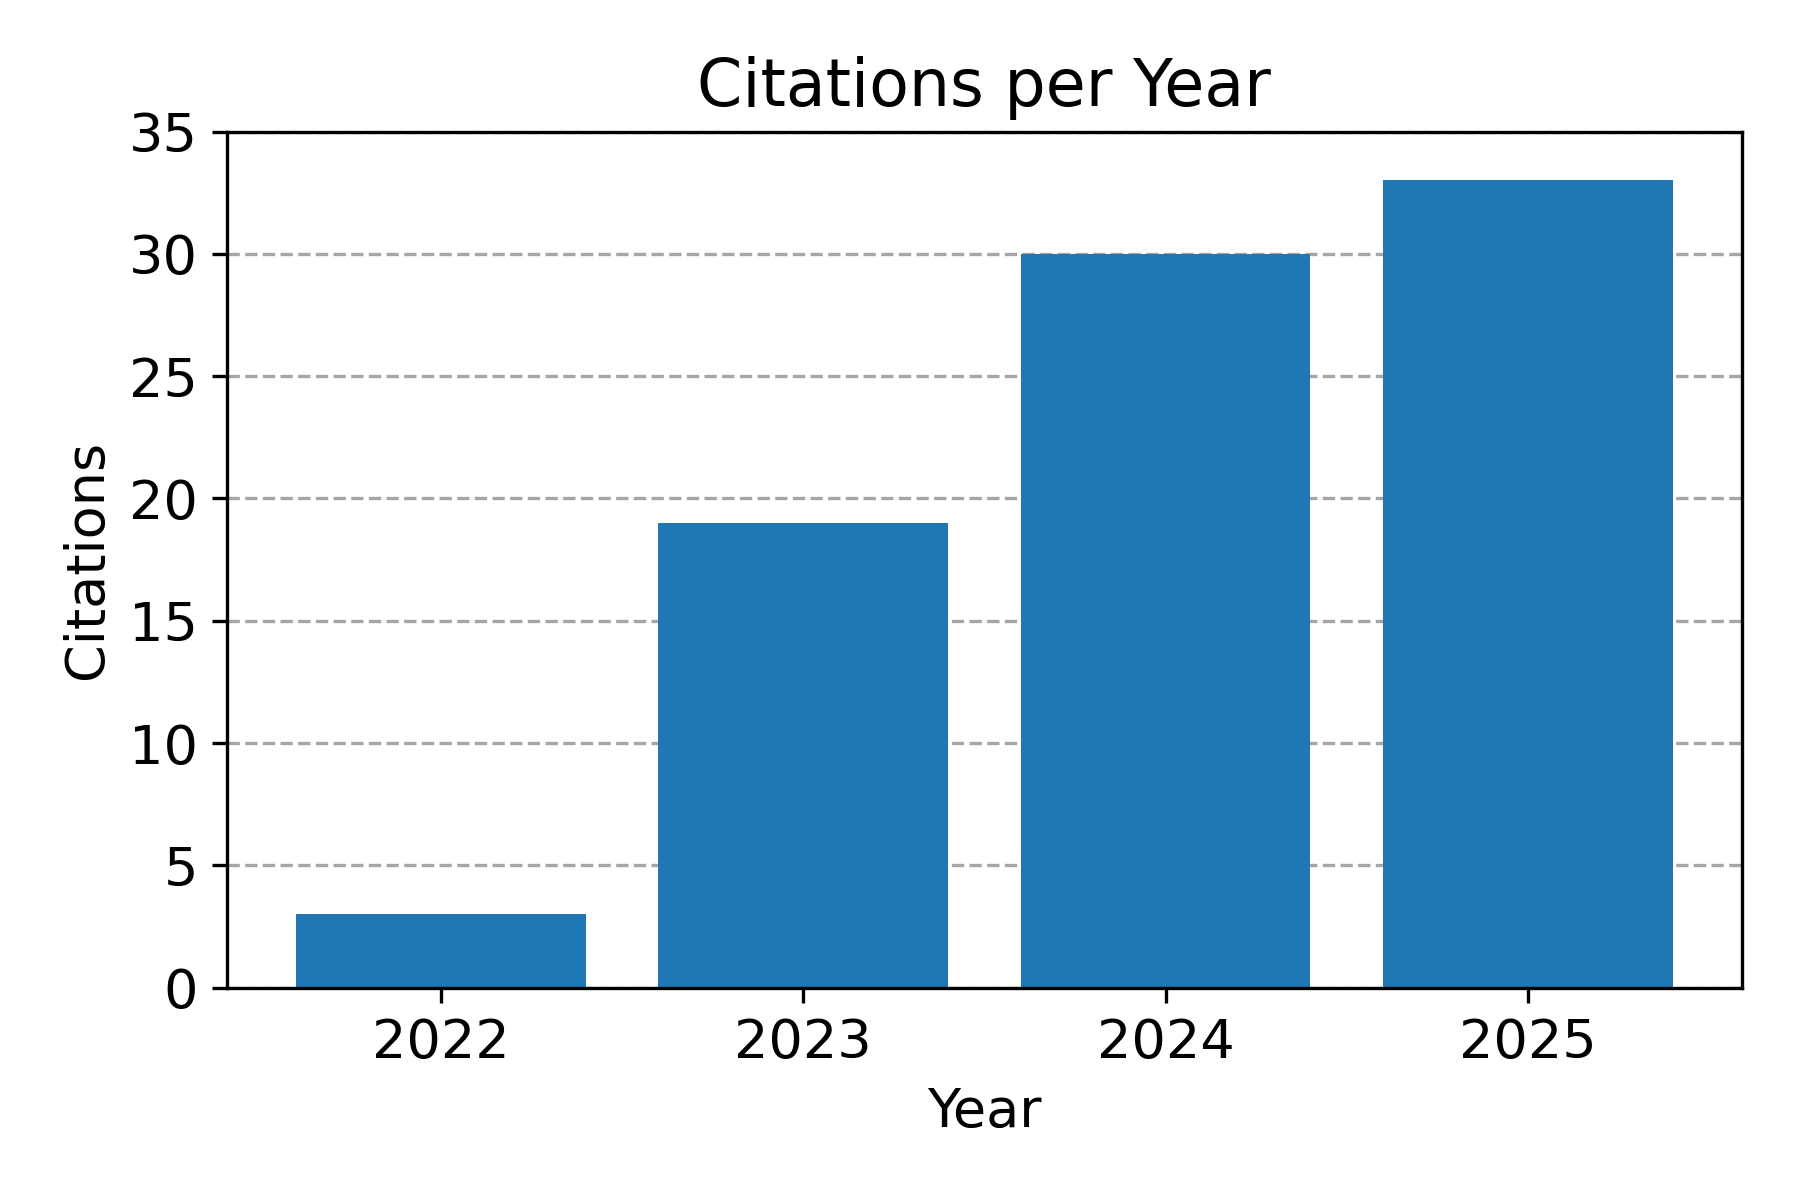

Python code for this plot:
import os

import pandas as pd
import numpy as np

import matplotlib
import matplotlib.pyplot as plt

cwd_path = os.path.dirname(os.path.abspath(__file__))

# Load data
csv_path = os.path.join(cwd_path, 'citations_per_year.csv')
df = pd.read_csv(csv_path)

# Calculate maximum of yticks
yticks_step = 5
yticks_max = np.ceil(df['citations'].max() / yticks_step) * yticks_step
yticks_max = int(yticks_max)

# Plot
font = {'size': 13}
matplotlib.rc('font', **font)

fig, ax = plt.subplots(figsize=(6, 4))
ax.bar(df['year'], df['citations'])
ax.set_xlabel('Year')
ax.set_ylabel('Citations')
ax.set_title('Citations per Year')
ax.set_xticks(df['year'])
ax.set_yticks(range(0, yticks_max+1, yticks_step))
ax.grid(
    True, 
    'major', 
    axis='y', 
    zorder=0, 
    alpha=0.7, 
    color='gray',
    linestyle='--',
)
ax.set_axisbelow(True)
plt.tight_layout()

# plt.show()
# exit()

# Save image
png_out_path = os.path.join(cwd_path, 'citations_per_year.png')
plt.savefig(png_out_path, dpi=300)
plt.close()